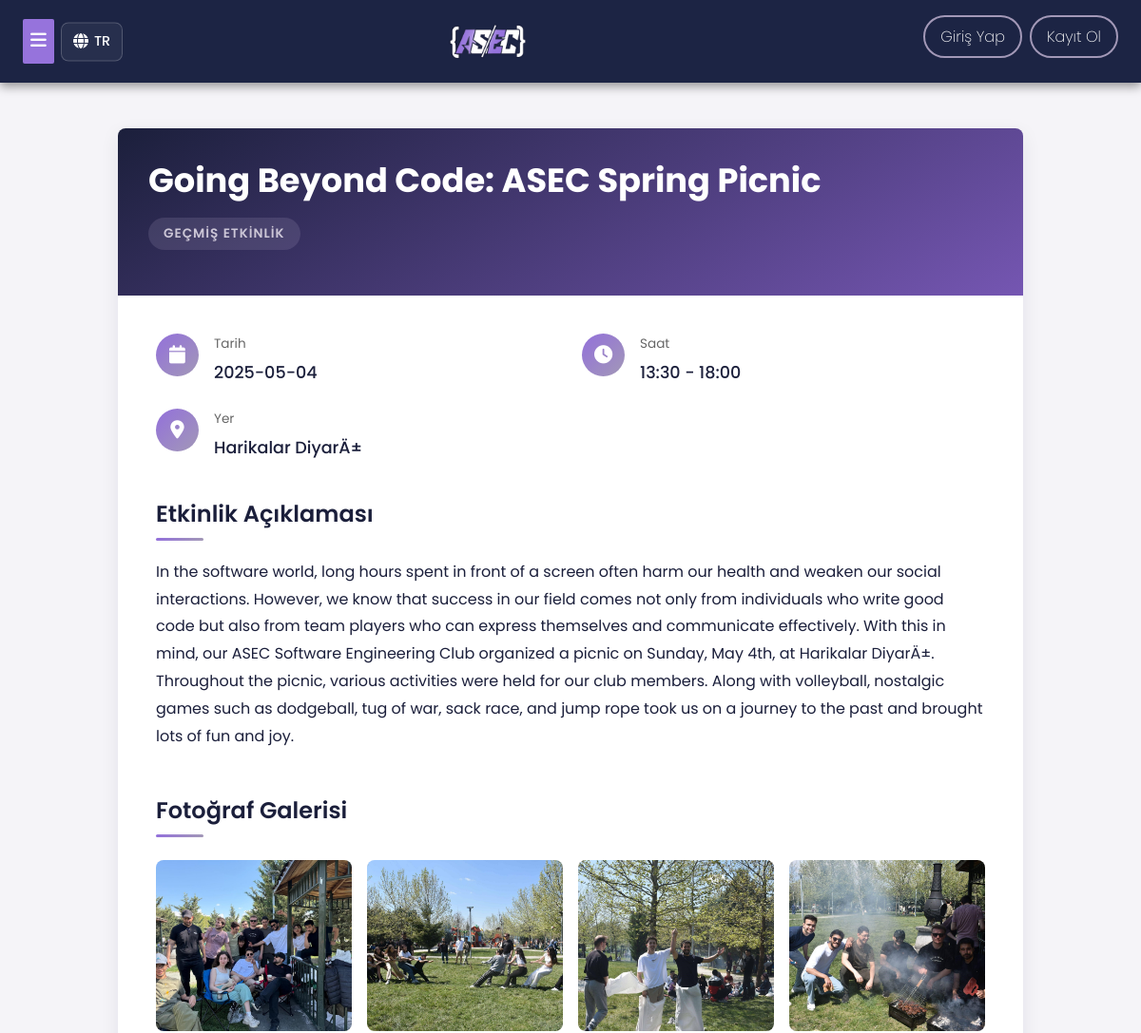
The page /etkinlik-detay.php?id=5 (upper part) on the database as committed earlier.
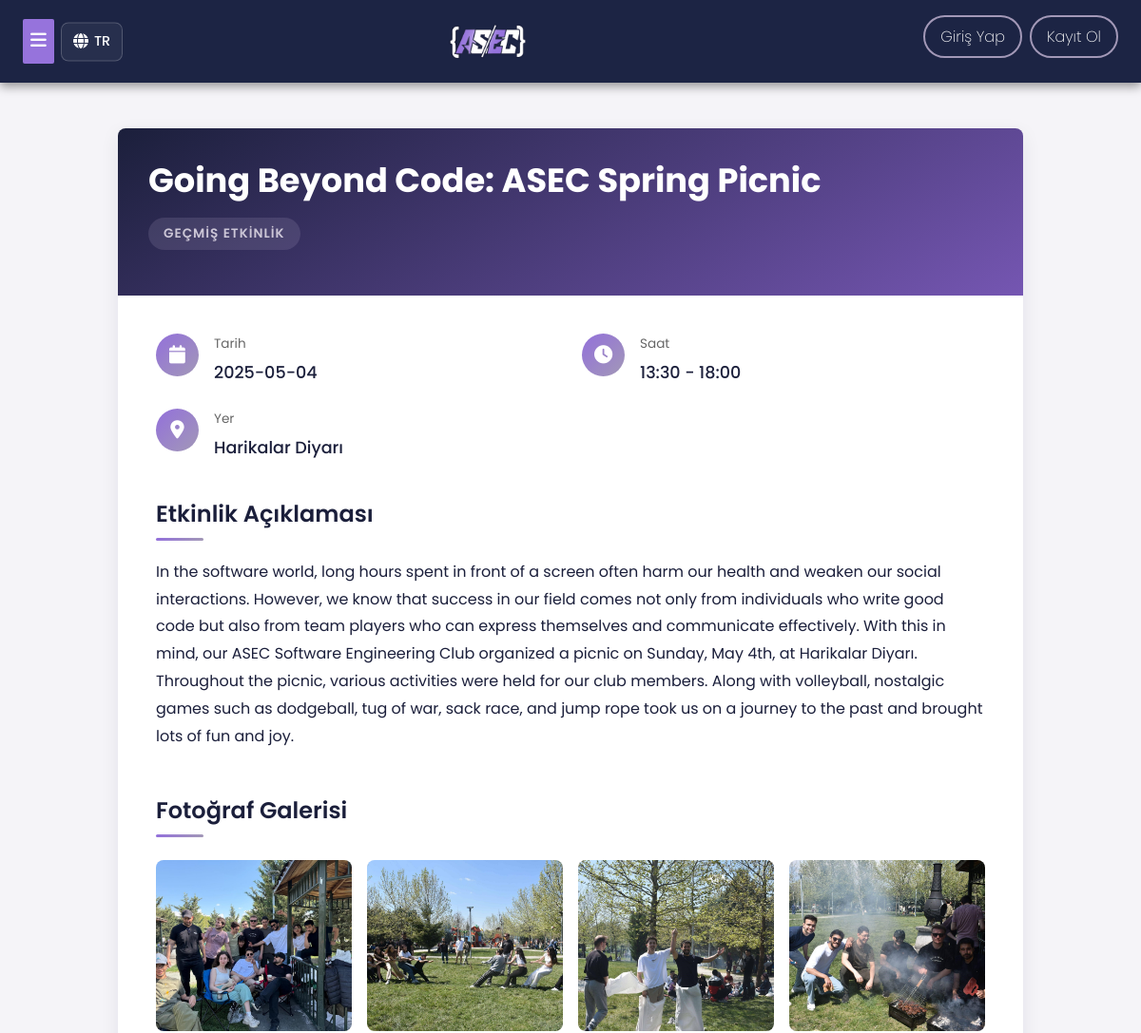
The same page on the database as committed later.
### tables this page shows
CREATE TABLE `etkinlikler` (
  `id` int(11) NOT NULL,
  `baslik` varchar(255) NOT NULL,
  `baslik_en` varchar(255) DEFAULT NULL,
  `aciklama` text DEFAULT NULL,
  `aciklama_en` longtext DEFAULT NULL,
  `tarih` date NOT NULL,
  `saat` varchar(20) DEFAULT NULL,
  `yer` varchar(255) DEFAULT NULL,
  `kayit_link` varchar(255) DEFAULT NULL,
  `foto_link` varchar(255) DEFAULT NULL
);

### src/includes/lang.php (called while the page is built, shortened)
<?php
if (!defined('IN_ADMIN')) {
    $supportedLanguages = ['tr', 'en'];
    $langCode = isset($_COOKIE['lang']) && in_array($_COOKIE['lang'], $supportedLanguages, true)
        ? $_COOKIE['lang']
        : 'tr';
    function __t(string $key, ?string $fallback = null): string {
        global $translations, $langCode;
        if (isset($translations[$langCode][$key])) {
            return $translations[$langCode][$key];
        }
        return $key;
    }
}
?>

### src/etkinlik-detay.php (the view, shortened to what this page needs)
<?php
require_once 'db.php';
$id = intval($_GET['id'] ?? 0);
$stmt = $pdo->prepare('SELECT * FROM etkinlikler WHERE id=?');
$stmt->execute([$id]);
$etkinlik = $stmt->fetch();
require_once 'includes/lang.php';
$currentLang = isset($langCode) ? $langCode : (isset($_COOKIE['lang']) ? $_COOKIE['lang'] : 'tr');
if ($currentLang == 'en' && !empty($etkinlik['baslik_en']) && !empty($etkinlik['aciklama_en'])) {
    $display_baslik = $etkinlik['baslik_en'];
    $display_aciklama = $etkinlik['aciklama_en'];
} else {
    $display_baslik = $etkinlik['baslik'];
    $display_aciklama = $etkinlik['aciklama'];
}
$fotolar = $pdo->prepare('SELECT * FROM etkinlik_fotolar WHERE etkinlik_id=?');
$fotolar->execute([$id]);
?>
<!DOCTYPE html>
<html lang="<?php echo isset($langCode) ? htmlspecialchars($langCode) : 'tr'; ?>">
<head>
    <?php include 'includes/head-meta.php'; ?>
    <link rel="stylesheet" href="css/etkinlik-detay.css">
</head>
<body>
    <?php include 'header.php'; ?>
    <main>
    <div class="event-detail-container">
        <div class="event-detail-card">
            <div class="event-header">
                <h1><?= htmlspecialchars($display_baslik) ?></h1>
                <?php
                $bugun = date('Y-m-d');
                if($etkinlik['tarih'] >= $bugun):
                ?>
                <span class="event-status upcoming"><?php echo __t('event.status.upcoming'); ?></span>
                <?php else: ?>
                <span class="event-status past"><?php echo __t('event.status.past'); ?></span>
                <?php endif; ?>
            </div>
            <div class="event-content">
                <div class="event-info-grid">
                    <div class="info-item">
                        <div class="info-icon">
                            <i class="fas fa-calendar"></i>
                        </div>
                        <div class="info-text">
                            <div class="info-label"><?php echo __t('event.info.date'); ?></div>
                            <div class="info-value"><?= htmlspecialchars($etkinlik['tarih']) ?></div>
                        </div>
                    </div>
                    <div class="info-item">
                        <div class="info-icon">
                            <i class="fas fa-clock"></i>
                        </div>
                        <div class="info-text">
                            <div class="info-label"><?php echo __t('event.info.time'); ?></div>
                            <div class="info-value"><?= htmlspecialchars($etkinlik['saat']) ?></div>
                        </div>
                    </div>
                    <div class="info-item">
                        <div class="info-icon">
                            <i class="fas fa-map-marker-alt"></i>
                        </div>
                        <div class="info-text">
                            <div class="info-label"><?php echo __t('event.info.place'); ?></div>
                            <div class="info-value"><?= htmlspecialchars($etkinlik['yer']) ?></div>
                        </div>
                    </div>
                </div>
                <div class="event-description">
                    <h2><?php echo __t('event.description'); ?></h2>
                    <p><?= nl2br(htmlspecialchars($display_aciklama)) ?></p>
                </div>
                <div class="gallery-section">
                    <h2><?php echo __t('event.gallery'); ?></h2>
                    <div class="gallery-grid">
                        <?php if($fotolar->rowCount() > 0): ?>
                            <?php foreach($fotolar as $foto): ?>
                                <div class="gallery-item">
                                    <img src="<?= htmlspecialchars($foto['dosya_yolu']) ?>"
                                         alt="Etkinlik Fotoğrafı">
                                </div>
                            <?php endforeach; ?>
                        <?php endif; ?>
                    </div>
                </div>
            </div>
        </div>
    </div>
    </main>
</body>
</html>

Rows that differ between the two databases and show on the page:
changed etkinlikler "Going Beyond Code: ASEC Spring Picnic": yer "Harikalar DiyarÄ±" → "Harikalar Diyarı"; aciklama "…May 4th, at Harikalar DiyarÄ±. Throughout the picnic, various…" → "…May 4th, at Harikalar Diyarı. Throughout the picnic, various…"
